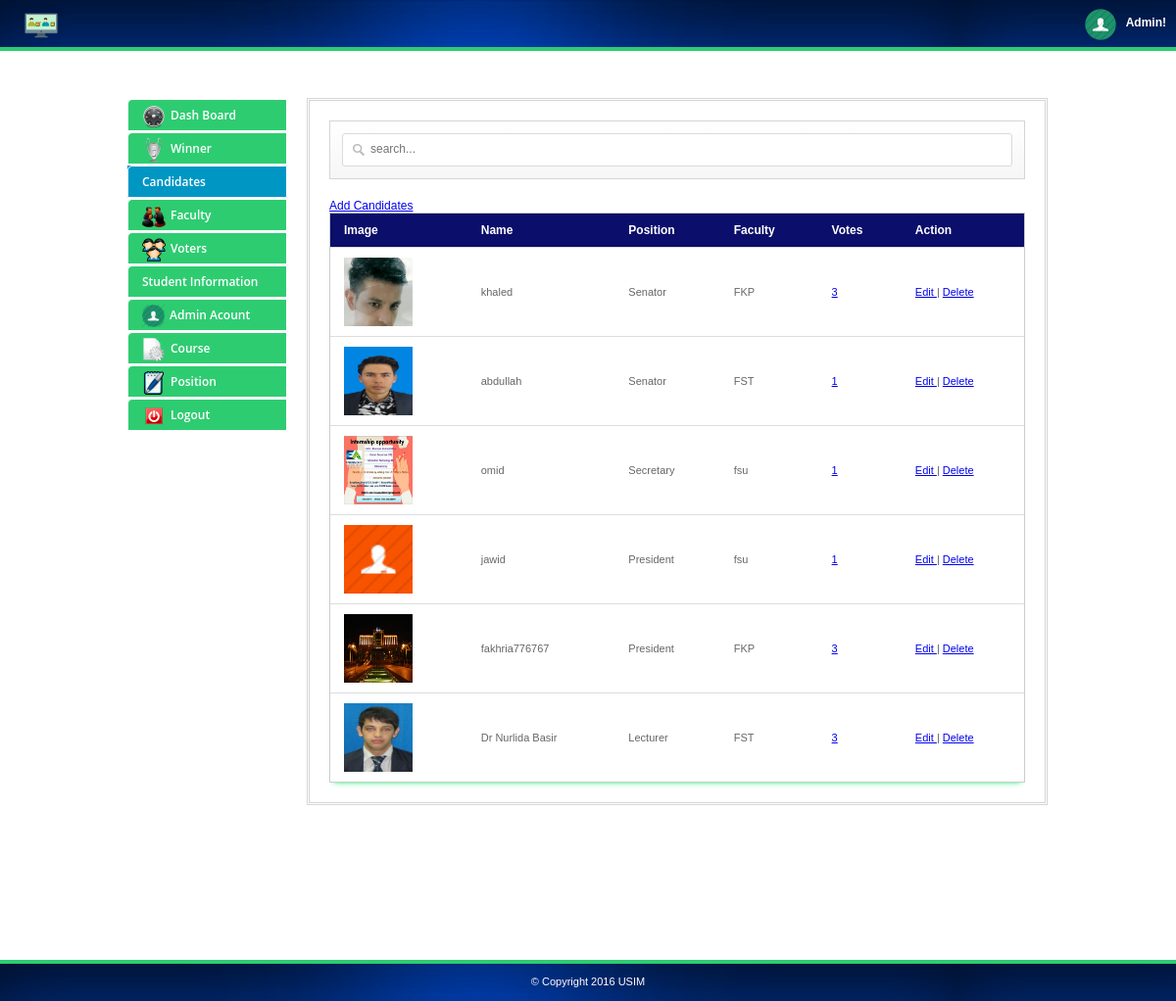
Page /admin/candidates.php on the committed database.
### tables this page shows
CREATE TABLE IF NOT EXISTS `candidates` (
  `id` int(11) NOT NULL AUTO_INCREMENT,
  `name` varchar(100) NOT NULL,
  `position` varchar(100) NOT NULL,
  `party` varchar(100) NOT NULL,
  `votes` int(11) NOT NULL,
  `image` varchar(100) NOT NULL,
  `course` varchar(100) NOT NULL,
  PRIMARY KEY (`id`)
);

### admin/candidates.php (the view, shortened to what this page needs)
<html>
<head>
<link rel="stylesheet" href="admin.css">
<link href="src/facebox.css" media="screen" rel="stylesheet" type="text/css" />
</head>
<body>
	<div id="top">
		<div class="logo">
			<img src="../psu.png" style="width: 44px;">
		</div>
		<div class="welcome">
			<img alt="" src="img/userpic.png">
			<span>Admin!</span>
		</div>
	</div>
	<div class="container  clearfix">
		<div class="one-third1 column">
			<ul>
				<li><a href="index.php"><img alt="" src="img/home.png"><span>Dash Board</span></a></li>
				<li><a href="winner.php"><img alt="" src="img/win.png"><span>Winner</span></a></li>
				<li class="active"><a href="candidates.php"><img alt="" src="img/candidates.png"><span>Candidates</span></a></li>
				<li><a href="parties.php"><img alt="" src="img/parties.png"><span>Faculty</span></a></li>
				<li><a href="students.php"><img alt="" src="img/user.png"><span>Voters</span></a></li>
				<li><a href="idnumbers.php"><img alt="" src="img/numbers.png"><span>Student Information</span></a></li>
				<li><a href="admin.php"><img alt="" src="img/userpic.png" style="width:23px;height:23px;"><span>Admin Acount</span></a></li>
				<li><a href="course.php"><img alt="" src="img/page.png"><span>Course</span></a></li>
				<li><a href="position.php"><img alt="" src="img/position.png"><span>Position</span></a></li>
				<li><a href="../index.php"><img alt="" src="img/logout.png"><span>Logout</span></a></li>
			</ul>
		</div>
		<div class="two-thirds1 column">
			<div class="thewraper">
			<div id="formdesign"><input type="text" name="filter" value="" id="filter" placeholder="search..." autocomplete="off" /></div>
			<a rel="facebox" href="addcandidates.php"> Add Candidates </a>
			<table id="resultTable" data-responsive="table">
				<thead>
					<tr>
						<th> Image </th>
						<th> Name </th>
						<th> Position </th>
						<th> Faculty </th>
						<th> Votes </th>
						<th> Action </th>
					</tr>
				</thead>
				<tbody>
					<?php
						include('../connect.php');
						$result = $db->prepare("SELECT * FROM candidates ORDER BY position DESC");
						$result->execute();
						for($i=0; $row = $result->fetch(); $i++){
					?>
					<tr class="record">
						<td><a rel="facebox" href="editphoto.php?id=<?php echo $row['id']; ?>"><img src="candidates/<?php echo $row['image']; ?>" style="width:70px; height:70px;" /></a></td>
						<td><?php echo $row['name']; ?></td>
						<td><?php echo $row['position']; ?></td>
						<td><?php echo $row['party']; ?></td>
						<td><a rel="facebox" href="breakdown.php?id=<?php echo $row['id']; ?>&name=<?php echo $row['name']; ?>&position=<?php echo $row['position']; ?>&party=<?php echo $row['party']; ?>&numberofvotes=<?php echo $row['votes']; ?>" title="click to view the breakdown of votes"><?php echo $row['votes']; ?></a></td>
						<td><a rel="facebox" href="editcandidates.php?id=<?php echo $row['id']; ?>"> Edit </a> | <a href="#" id="<?php echo $row['id']; ?>" class="delbutton" title="Click To Delete">Delete</a></td>
					</tr>
					<?php
						}
					?>
				</tbody>
			</table>
			</div>
		</div>
	</div>
	<div id="footer">
		<div class="copyrights">&copy; Copyright 2016 USIM</div>
	</div>
</body>
</html>

### admin/admin.css (style rules this page uses)
* { -moz-transition: width 1s ease-in-out, left 1.5s ease-in-out; -webkit-transition: width 1s ease-in-out, left 1.5s ease-in-out; -moz-transition: width 1s ease-in-out, left 1.5s ease-in-out; -o-transition: width 1s ease-in-out, left 1.5s ease-in-out; transition: width 1s ease-in-out, left 1.5s ease-in-out; }
body { margin: 0; color: #555555; font-family: Arial,Helvetica,sans-serif; font-size: 12px; }
#top { border-bottom: 4px solid #2ECC71; height: 48px; background: url("img/dark.jpg") repeat scroll 0 0 rgba(0, 0, 0, 0); margin-bottom: 48px; }
#footer { border-top: 4px solid #2ECC71; height: 38px; background: url("img/dark.jpg") repeat scroll 0 0 rgba(0, 0, 0, 0); margin-top: 158px; }
.copyrights { display: block; width: 100%; text-align: center; padding-top: 12px; color: #FFFFFF; font-size: 11px; }
.logo { float: left; width: auto; margin-left: 20px; }
.logo img { width: 53px; margin-top: 4px; }
.welcome { height: 20px; padding: 12px 14px; float: right; margin-right: 20px; padding-right: 0px; }
.welcome img { float: left; margin-right:10px; margin-top:-3px; }
.welcome > span { color: #FFFFFF; display: block; font-size: 12px; font-weight: bold; margin-left: 32px; white-space: nowrap; line-height: 20px; margin-top: 1px; }
.one-third1 ul { height: auto; margin: 0; padding: 0; list-style: none outside none; }
.one-third1 ul li { margin-top: 1px; position: relative; line-height: 20px; }
.active { background: none repeat scroll 0 0 #0097C4; }
.active a { background-color: rgba(0, 151, 196, 0.88) !important; }
.one-third1 ul li a { border: 1px solid #fff; color: #fff; display: block; font-family: 'Open Sans',sans-serif; font-size: 12px; font-weight: 600; padding: 5px 14px; text-decoration: none; background-color: #2ECC71; border-top-left-radius: 5px; }
.one-third1 ul li a img { float: left; margin-right: 5px; }
.one-third1 ul li a span { display: block; white-space: nowrap; margin-top: 1px; }
#formdesign { background: linear-gradient(to bottom, #FFFFFF 0%, #F6F6F6 100%) repeat scroll 0 0 rgba(0, 0, 0, 0); border: 1px solid #D5D5D5; padding: 12px; position: relative; margin: 20px 0; }
#filter { -moz-box-sizing: border-box; background: url("img/big_search.png") no-repeat scroll 10px 10px #FFFFFF; box-shadow: none; display: block; font-size: 12px; height: 34px; margin: 0; padding: 9px 140px 9px 28px; width: 100%; border: 1px solid #DADADA; transition: border 0.2s linear 0s, box-shadow 0.2s linear 0s; padding-top: 6px; }
table { border-collapse: separate; background: #FFFFFF; border-spacing: 0; max-width: 100%; }
#resultTable { color: #666666; width: 100%; border: 1px solid #CCCCCC; box-shadow: 0 5px 5px -5px rgba(15, 252, 106, 0.96); }
#resultTable thead tr th { background: none repeat scroll 0 0 #0b0e6a; color: #fff; padding: 10px 14px; text-align: left; border-top: 0 none; font-size: 12px; }
#resultTable tbody tr td { background-color: #FFFFFF; font-size: 11px; text-align: left; padding: 10px 14px; border-top: 1px solid #DDDDDD; }
.container .column, .container .columns { float: left; display: inline; margin-left: 10px; margin-right: 10px; }
.container { position: relative; width: 960px; margin: 0 auto; padding: 0; }
.container .one-third1.column { width: 163px; }
.container .two-thirds1.column { width: 750px; border: double #D5D5D5; padding-bottom: 20px; }
.thewraper { margin: 0 20px; }
input { height: 30px; width: 300px; font-size: 18px; border-radius: 3px; border-color: black; padding: 5px 10px; margin-left: 15px; margin-bottom: 30px; }
.container:after { content: "\0020"; display: block; height: 0; clear: both; visibility: hidden; }
.clearfix:before, .clearfix:after, .row:before, .row:after { content: '\0020'; display: block; overflow: hidden; visibility: hidden; width: 0; height: 0; }
.row:after, .clearfix:after { clear: both; }
.row, .clearfix { zoom: 1; }

### rows in the picture
candidates: image (picture), name "khaled", position "Senator", party "FKP", votes "3"
candidates: image (picture), name "abdullah", position "Senator", party "FST", votes "1"
candidates: image (picture), name "omid", position "Secretary", party "fsu", votes "1"
candidates: image (picture), name "jawid", position "President", party "fsu", votes "1"
candidates: image (picture), name "fakhria776767", position "President", party "FKP", votes "3"
candidates: image (picture), name "Dr Nurlida Basir", position "Lecturer", party "FST", votes "3"
